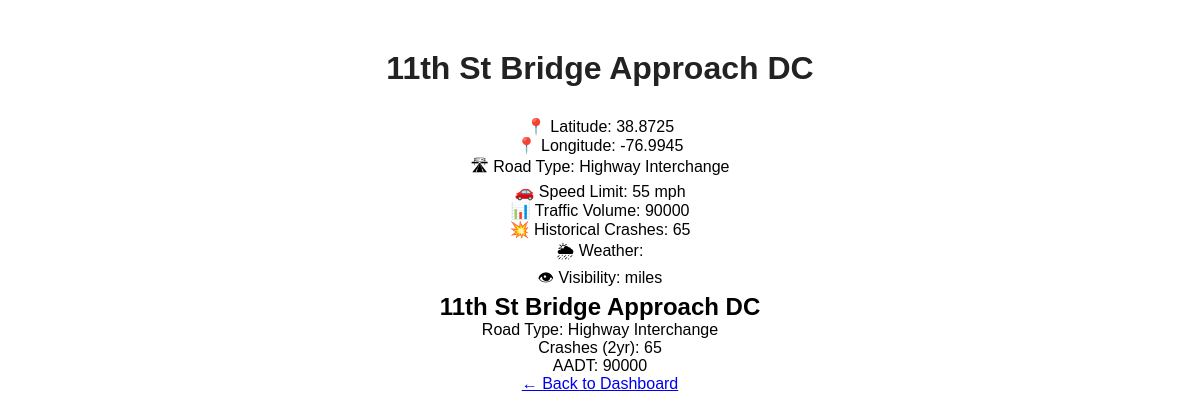
Screenshot of /location/4/ (signed in) with the database file from the repository.
### predictions/models.py (models this page shows, shortened)
class Location(models.Model):
    location_name = models.CharField(max_length=100)
    latitude = models.FloatField()
    longitude = models.FloatField()
    speed_limit = models.IntegerField(default = 25)
    road_type = models.CharField(max_length=50)
    lanes = models.IntegerField(default=2)
    aadt = models.IntegerField(default=0)
    rush_hour = models.CharField(max_length=50, default='8:00 AM - 9:00 AM')
    historical_crashes_2yr = models.IntegerField(default=0)

### website/views.py (the view)
# urls.py: path("location/<int:location_id>/", views.location_detail, name="location_detail"),
@login_required
def location_detail(request, location_id):
    location = get_object_or_404(Location, id=location_id)
    traffic_data = TrafficData.objects.filter(
        location=location
    ).order_by("-recorded_time")[:10]
    weather_data = WeatherData.objects.filter(
        location=location
    ).order_by("-recorded_time")[:10]
    combined_data = []
    for traffic in traffic_data:
        weather = None
        smallest_difference = float("inf")
        for w in weather_data:
            time_diff = abs(
                (traffic.recorded_time - w.recorded_time).total_seconds()
            )
            if time_diff < smallest_difference:
                smallest_difference = time_diff
                weather = w
        if smallest_difference > 300:
            weather = None
        combined_data.append({
            "traffic": traffic,
            "weather": weather,
        })
    return render(
        request,
        "website/location_detail.html",
        {
            "location": location,
            "combined_data": combined_data,
        },
    )

### website/templates/website/location_detail.html (shortened to what this page needs)
{% load static %}
<!DOCTYPE html>
<html lang="en">
<head>
    <link rel="stylesheet" href="{% static 'website/styles.css' %}">
</head>
<body>
<div class="location-detail" style="justify-content: center; align-items: center; display: flex; flex-direction: column; margin-top: 50px;">
    <h1>
        {{ location.location_name }}
    </h1>
    <p>
        📍 Latitude:
        {{ location.latitude }}
    </p>
    <p>
        📍 Longitude:
        {{ location.longitude }}
    </p>
    <p>
        🛣 Road Type:
        {{ location.road_type }}
    </p>
    <p>
        🚗 Speed Limit:
        {{ location.speed_limit }} mph
    </p>
    <p>
        📊 Traffic Volume:
        {{ location.aadt }}
    </p>
    <p>
        💥 Historical Crashes:
        {{ location.historical_crashes_2yr }}
    </p>
    <p>
        🌦 Weather:
    </p>
    <p>
        👁 Visibility:
        {{ location.visibility_miles }} miles
    </p>
    <h2>{{ location.location_name }}</h2>
<p>Road Type: {{ location.road_type }}</p>
<p>Crashes (2yr): {{ location.historical_crashes_2yr }}</p>
<p>AADT: {{ location.aadt }}</p>
    <a href="{% url 'dashboard' %}">
        ← Back to Dashboard
    </a>
</div>
</body>
</html>

### website/static/website/styles.css (style rules this page uses)
* { margin: 0; padding: 0; box-sizing: border-box; font-family: Arial, sans-serif; }
h1 { text-align: center; color: #222; margin-bottom: 30px; }

### rows the page displays
Location: location_name "11th St Bridge Approach DC", latitude "38.8725", longitude "-76.9945", road_type "Highway Interchange", speed_limit "55", aadt "90000", historical_crashes_2yr "65"
